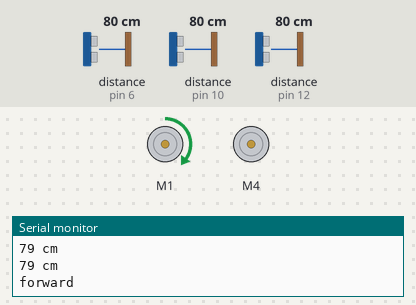
The sketch below on a simulated Arduino Uno, built with avr-gcc and run on an emulated ATmega328P. Parts: 2 × DC motor (green arrow = forward, orange = backward, longer = faster), the last lines printed to the serial monitor. Wiring (inferred from the names in the program): 3 × ultrasonic range finder: trigger pin 5, echo pin 6 / trigger pin 9, echo pin 10 / trigger pin 11, echo pin 12. The test bench sets the inputs (shaded band); at power-on: distance to the obstacle (sensors on pin 10, pin 6, pin 12) 80 cm. The echo pulse lasts 58.3 µs per cm.

Above: at 1.2 s.
1.3 s: distance to the obstacle (sensor on pin 10) set to 22 cm
4.3 s: distance to the obstacle (sensor on pin 10) set to 18 cm
At 5.5 s:
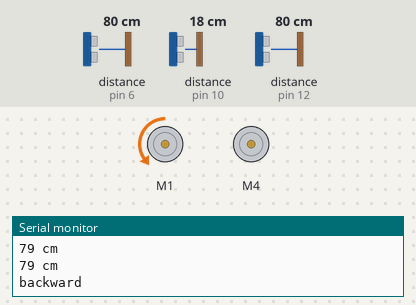
7.3 s: distance to the obstacle (sensor on pin 6) set to 23 cm
8.8 s: distance to the obstacle (sensor on pin 6) set to 18 cm
At 10.8 s:
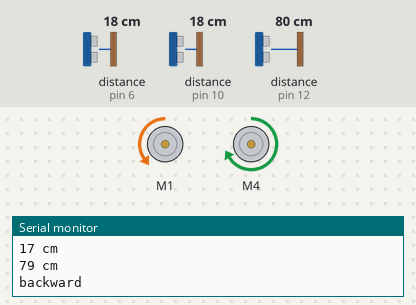
11.8 s: distance to the obstacle (sensor on pin 10) set to 60 cm
At 15.1 s:
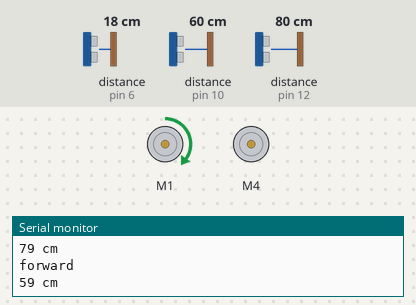
Timing chart, 0 to 16.6 s (numbered marks = the images above; inputs shaded):
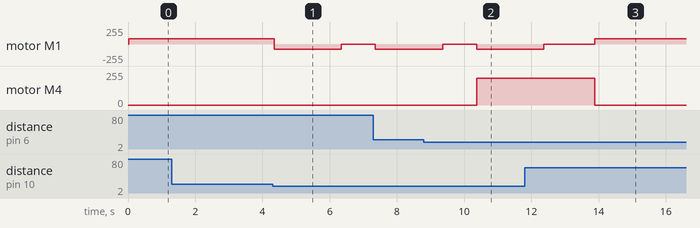

The sketch:

CarHack_motor_test2.ino
```cpp
#include <Wire.h>
#include <Adafruit_MotorShield.h>

// Create the motor shield object with the default I2C address
Adafruit_MotorShield AFMS = Adafruit_MotorShield();

// Select which 'port' M1, M2, M3 or M4. In this case, M1
Adafruit_DCMotor *motor1 = AFMS.getMotor(1);
Adafruit_DCMotor *motor2 = AFMS.getMotor(4);


const int trigPin1 =  9 ;
const int echoPin1 = 10 ;


const int trigPin2 = 5 ;
const int echoPin2 = 6 ;


const int trigPin3 =  11 ;
const int echoPin3 = 12 ;

long duration, cm, UltraSensor1, UltraSensor2, UltraSensor3; //establish variables for duration of the ping, and the distance result incentimeters:

void setup() {
  Serial.begin(9600);           // set up Serial library at 9600 bps
  AFMS.begin();  // create with the default frequency 1.6KHz
  // set motor speed, turn them on for a moment then back off
  Serial.println("initializing");
  motor1->setSpeed(80);
  motor1->run(FORWARD);
  motor1->run(RELEASE);
  motor2->setSpeed(200);
  motor2->run(FORWARD);
  motor2->run(RELEASE);

  pinMode(trigPin1, OUTPUT);
  pinMode(echoPin1, INPUT);
    pinMode(trigPin2, OUTPUT);
  pinMode(echoPin2, INPUT);

  pinMode(trigPin3, OUTPUT);
  pinMode(echoPin3, INPUT);


}

void loop() {

  SonarSensor(trigPin1, echoPin1);
  UltraSensor1 = cm;
  SonarSensor(trigPin2, echoPin2);
  UltraSensor2 = cm;
  SonarSensor(trigPin3, echoPin3);
  UltraSensor3 = cm;


  Serial.print(UltraSensor1);
  Serial.print(" cm");
  Serial.println();

  Serial.print(UltraSensor2);
  Serial.print(" cm");
  Serial.println();

  Serial.print(UltraSensor3);
  Serial.print(" cm");
  Serial.println();


 if (UltraSensor1 < 20) {
    Serial.println("backward");
    motor1->run(RELEASE);
    if(UltraSensor2 <20){
      motor2->run(FORWARD);
    }
    motor1->run(BACKWARD);
    delay(2000);
    motor1->run(RELEASE);
    delay(1000);
    if (UltraSensor2 <20){
    motor2->run(FORWARD);
    delay(500);
    }
  }


  if (UltraSensor1 > 20) {
    Serial.println("forward");
    motor1->run(FORWARD);
    motor2->run(RELEASE);
  }


  //Serial.println("forward");
  //motor1->run(FORWARD);
  //motor2->run(FORWARD);
  //delay(2000);
  //motor1->run(RELEASE);
  //motor2->run(RELEASE);


  //Serial.println("backward");
  //motor1->run(BACKWARD);
  //motor2->run(BACKWARD);
  //delay(2000);
  //motor1->run(RELEASE);
  //motor2->run(RELEASE);
  //delay(1000);


}

void SonarSensor (int trigPinSensor, int echoPinSensor){
  digitalWrite(trigPinSensor, LOW);
  delayMicroseconds(2);
  digitalWrite(trigPinSensor, HIGH);
  delayMicroseconds(10);
  digitalWrite(trigPinSensor, LOW);
  duration = pulseIn(echoPinSensor, HIGH);
  cm = (duration/2)/29.1;
}
```

Measured:
- the behaviour switches between 21 and 20 cm on distance to the obstacle (sensor on pin 10) (found by bisection; images 0 and 1)
- the behaviour switches between 21 and 20 cm on distance to the obstacle (sensor on pin 6) (found by bisection; images 1 and 2)
- after the input at 4.3 s, motor M1: forward 80/255 → backward 80/255 after 0.05 s, → stopped 2.0 s later
- after the input at 8.8 s, motor M4: stopped → forward 200/255 after 1.6 s
- after the input at 11.8 s, motor M4: forward 200/255 → stopped after 2.1 s
